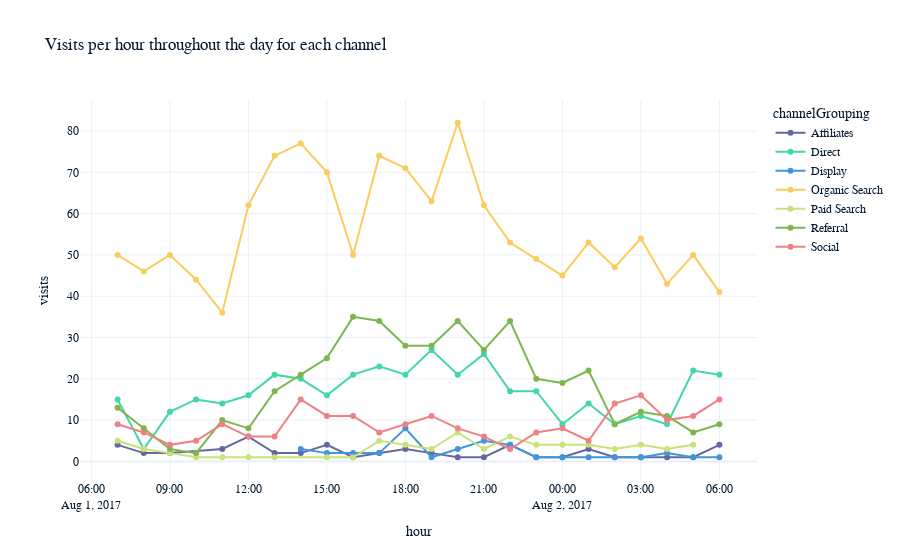

Notebook code for this chart:
### Markdown cell above
## Task 5: Show hourly visits per channelGrouping

Adjust the code below to show the hourly visits throughout the day per `channelGrouping`.

### Code cell
#hourly visits per channelGrouping 
#the commented line is used to convert the visitStartTime to us time 
#ga_df['visitStartTime'] = ga_df['visitStartTime'].dt.tz_convert('America/Los_Angeles')
ga_df['hour'] = ga_df['visitStartTime'].dt.to_period('H')
visits_per_month = ga_df.groupby(['channelGrouping','hour']).size().reset_index(name='visits')
visits_per_month['hour'] = visits_per_month['hour'].astype(str)
px.line(visits_per_month, x='hour', y='visits',color='channelGrouping', title='Visits per hour throughout the day for each channel', markers=True)

### Figure 1 — Plotly figure (JSON) as saved in the notebook; plotly's stock layout.template omitted (floating-point values rounded to 4 significant figures)
{"data": [{"hovertemplate": "channelGrouping=Affiliates<br>hour=%{x}<br>visits=%{y}<extra></extra>", "legendgroup": "Affiliates", "line": {"color": "#6568a0", "dash": "solid"}, "marker": {"symbol": "circle"}, "mode": "markers+lines", "name": "Affiliates", "orientation": "v", "showlegend": true, "x": ["2017-08-01 07:00", "2017-08-01 08:00", "2017-08-01 09:00", "2017-08-01 11:00", "2017-08-01 12:00", "2017-08-01 13:00", "2017-08-01 14:00", "2017-08-01 15:00", "2017-08-01 16:00", "2017-08-01 17:00", "2017-08-01 18:00", "2017-08-01 19:00", "2017-08-01 20:00", "2017-08-01 21:00", "2017-08-01 22:00", "2017-08-01 23:00", "2017-08-02 00:00", "2017-08-02 01:00", "2017-08-02 02:00", "2017-08-02 03:00", "2017-08-02 04:00", "2017-08-02 05:00", "2017-08-02 06:00"], "xaxis": "x", "y": [4, 2, 2, 3, 6, 2, 2, 4, 1, 2, 3, 2, 1, 1, 4, 1, 1, 3, 1, 1, 1, 1, 4], "yaxis": "y", "type": "scatter"}, {"hovertemplate": "channelGrouping=Direct<br>hour=%{x}<br>visits=%{y}<extra></extra>", "legendgroup": "Direct", "line": {"color": "#43d7a4", "dash": "solid"}, "marker": {"symbol": "circle"}, "mode": "markers+lines", "name": "Direct", "orientation": "v", "showlegend": true, "x": ["2017-08-01 07:00", "2017-08-01 08:00", "2017-08-01 09:00", "2017-08-01 10:00", "2017-08-01 11:00", "2017-08-01 12:00", "2017-08-01 13:00", "2017-08-01 14:00", "2017-08-01 15:00", "2017-08-01 16:00", "2017-08-01 17:00", "2017-08-01 18:00", "2017-08-01 19:00", "2017-08-01 20:00", "2017-08-01 21:00", "2017-08-01 22:00", "2017-08-01 23:00", "2017-08-02 00:00", "2017-08-02 01:00", "2017-08-02 02:00", "2017-08-02 03:00", "2017-08-02 04:00", "2017-08-02 05:00", "2017-08-02 06:00"], "xaxis": "x", "y": [15, 3, 12, 15, 14, 16, 21, 20, 16, 21, 23, 21, 27, 21, 26, 17, 17, 9, 14, 9, 11, 9, 22, 21], "yaxis": "y", "type": "scatter"}, {"hovertemplate": "channelGrouping=Display<br>hour=%{x}<br>visits=%{y}<extra></extra>", "legendgroup": "Display", "line": {"color": "#4095db", "dash": "solid"}, "marker": {"symbol": "circle"}, "mode": "markers+lines", "name": "Display", "orientation": "v", "showlegend": true, "x": ["2017-08-01 14:00", "2017-08-01 15:00", "2017-08-01 16:00", "2017-08-01 17:00", "2017-08-01 18:00", "2017-08-01 19:00", "2017-08-01 20:00", "2017-08-01 21:00", "2017-08-01 22:00", "2017-08-01 23:00", "2017-08-02 00:00", "2017-08-02 01:00", "2017-08-02 02:00", "2017-08-02 03:00", "2017-08-02 04:00", "2017-08-02 05:00", "2017-08-02 06:00"], "xaxis": "x", "y": [3, 2, 2, 2, 8, 1, 3, 5, 4, 1, 1, 1, 1, 1, 2, 1, 1], "yaxis": "y", "type": "scatter"}, {"hovertemplate": "channelGrouping=Organic Search<br>hour=%{x}<br>visits=%{y}<extra></extra>", "legendgroup": "Organic Search", "line": {"color": "#facc5f", "dash": "solid"}, "marker": {"symbol": "circle"}, "mode": "markers+lines", "name": "Organic Search", "orientation": "v", "showlegend": true, "x": ["2017-08-01 07:00", "2017-08-01 08:00", "2017-08-01 09:00", "2017-08-01 10:00", "2017-08-01 11:00", "2017-08-01 12:00", "2017-08-01 13:00", "2017-08-01 14:00", "2017-08-01 15:00", "2017-08-01 16:00", "2017-08-01 17:00", "2017-08-01 18:00", "2017-08-01 19:00", "2017-08-01 20:00", "2017-08-01 21:00", "2017-08-01 22:00", "2017-08-01 23:00", "2017-08-02 00:00", "2017-08-02 01:00", "2017-08-02 02:00", "2017-08-02 03:00", "2017-08-02 04:00", "2017-08-02 05:00", "2017-08-02 06:00"], "xaxis": "x", "y": [50, 46, 50, 44, 36, 62, 74, 77, 70, 50, 74, 71, 63, 82, 62, 53, 49, 45, 53, 47, 54, 43, 50, 41], "yaxis": "y", "type": "scatter"}, {"hovertemplate": "channelGrouping=Paid Search<br>hour=%{x}<br>visits=%{y}<extra></extra>", "legendgroup": "Paid Search", "line": {"color": "#cae279", "dash": "solid"}, "marker": {"symbol": "circle"}, "mode": "markers+lines", "name": "Paid Search", "orientation": "v", "showlegend": true, "x": ["2017-08-01 07:00", "2017-08-01 08:00", "2017-08-01 09:00", "2017-08-01 10:00", "2017-08-01 11:00", "2017-08-01 12:00", "2017-08-01 13:00", "2017-08-01 15:00", "2017-08-01 16:00", "2017-08-01 17:00", "2017-08-01 18:00", "2017-08-01 19:00", "2017-08-01 20:00", "2017-08-01 21:00", "2017-08-01 22:00", "2017-08-01 23:00", "2017-08-02 00:00", "2017-08-02 01:00", "2017-08-02 02:00", "2017-08-02 03:00", "2017-08-02 04:00", "2017-08-02 05:00"], "xaxis": "x", "y": [5, 3, 2, 1, 1, 1, 1, 1, 1, 5, 4, 3, 7, 3, 6, 4, 4, 4, 3, 4, 3, 4], "yaxis": "y", "type": "scatter"}, {"hovertemplate": "channelGrouping=Referral<br>hour=%{x}<br>visits=%{y}<extra></extra>", "legendgroup": "Referral", "line": {"color": "#7db64f", "dash": "solid"}, "marker": {"symbol": "circle"}, "mode": "markers+lines", "name": "Referral", "orientation": "v", "showlegend": true, "x": ["2017-08-01 07:00", "2017-08-01 08:00", "2017-08-01 09:00", "2017-08-01 10:00", "2017-08-01 11:00", "2017-08-01 12:00", "2017-08-01 13:00", "2017-08-01 14:00", "2017-08-01 15:00", "2017-08-01 16:00", "2017-08-01 17:00", "2017-08-01 18:00", "2017-08-01 19:00", "2017-08-01 20:00", "2017-08-01 21:00", "2017-08-01 22:00", "2017-08-01 23:00", "2017-08-02 00:00", "2017-08-02 01:00", "2017-08-02 02:00", "2017-08-02 03:00", "2017-08-02 04:00", "2017-08-02 05:00", "2017-08-02 06:00"], "xaxis": "x", "y": [13, 8, 3, 2, 10, 8, 17, 21, 25, 35, 34, 28, 28, 34, 27, 34, 20, 19, 22, 9, 12, 11, 7, 9], "yaxis": "y", "type": "scatter"}, {"hovertemplate": "channelGrouping=Social<br>hour=%{x}<br>visits=%{y}<extra></extra>", "legendgroup": "Social", "line": {"color": "#f08083", "dash": "solid"}, "marker": {"symbol": "circle"}, "mode": "markers+lines", "name": "Social", "orientation": "v", "showlegend": true, "x": ["2017-08-01 07:00", "2017-08-01 08:00", "2017-08-01 09:00", "2017-08-01 10:00", "2017-08-01 11:00", "2017-08-01 12:00", "2017-08-01 13:00", "2017-08-01 14:00", "2017-08-01 15:00", "2017-08-01 16:00", "2017-08-01 17:00", "2017-08-01 18:00", "2017-08-01 19:00", "2017-08-01 20:00", "2017-08-01 21:00", "2017-08-01 22:00", "2017-08-01 23:00", "2017-08-02 00:00", "2017-08-02 01:00", "2017-08-02 02:00", "2017-08-02 03:00", "2017-08-02 04:00", "2017-08-02 05:00", "2017-08-02 06:00"], "xaxis": "x", "y": [9, 7, 4, 5, 9, 6, 6, 15, 11, 11, 7, 9, 11, 8, 6, 3, 7, 8, 5, 14, 16, 10, 11, 15], "yaxis": "y", "type": "scatter"}], "layout": {"xaxis": {"anchor": "y", "domain": [0, 1], "title": {"text": "hour"}}, "yaxis": {"anchor": "x", "domain": [0, 1], "title": {"text": "visits"}}, "legend": {"title": {"text": "channelGrouping"}, "tracegroupgap": 0}, "title": {"text": "Visits per hour throughout the day for each channel"}}}
